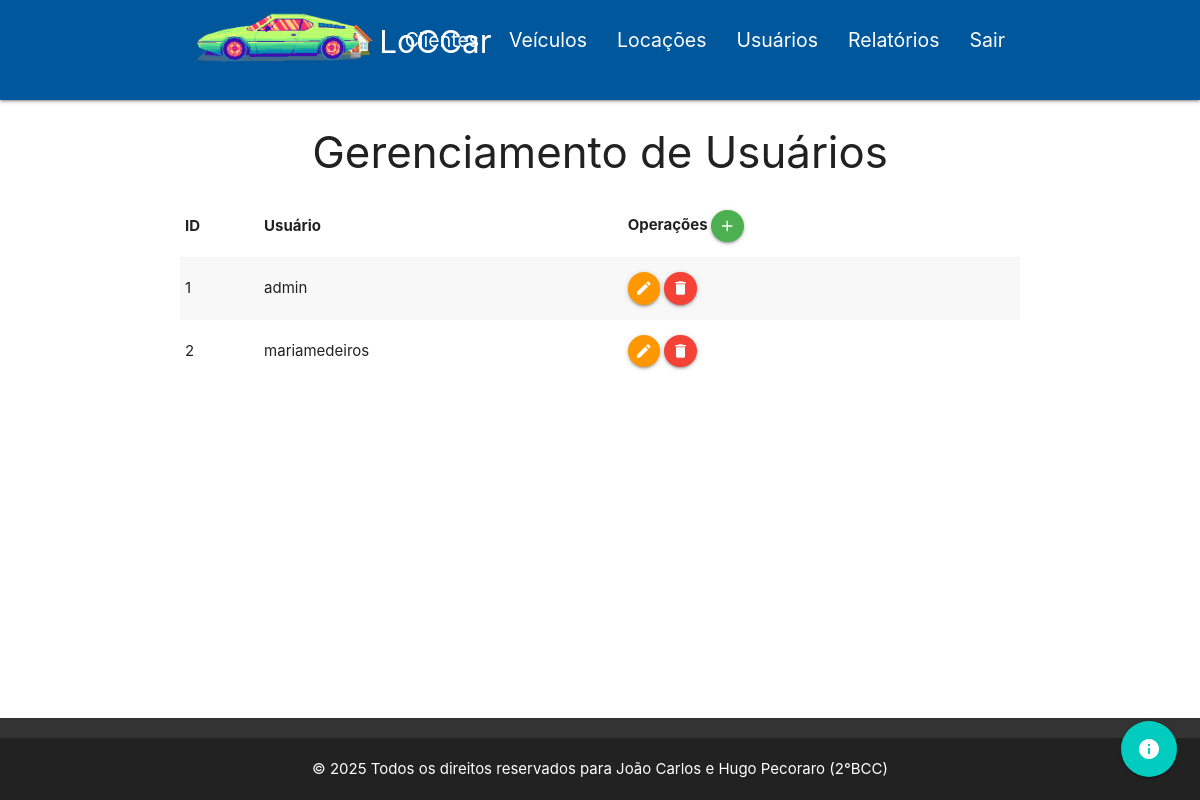
Page /VIEW/usuarios/lstUsuario.php (signed in) on the committed database.
### tables this page shows
CREATE TABLE `usuario` (
  `id` int(11) NOT NULL,
  `usuario` varchar(50) NOT NULL,
  `senha` varchar(32) NOT NULL
);

### DAL/usuario.php (called while the page is built, shortened)
<?php
include_once $_SERVER['DOCUMENT_ROOT'] . '/locadora_carros/MODEL/usuario.php';
include_once $_SERVER['DOCUMENT_ROOT'] . '/locadora_carros/DAL/conexao.php';
class UsuarioDAL {
    public function Select() {
        $sql = "SELECT * FROM usuario;";
        $con = Conexao::conectar();
        $registros = $con->query($sql);
        $lstUsuarios = [];
        foreach ($registros as $linha) {
            $usuario = new \MODEL\Usuario();
            $usuario->setId($linha['id']);
            $usuario->setUsuario($linha['usuario']);
            $lstUsuarios[] = $usuario;
        }
        return $lstUsuarios;
    }
}
?>

### DAL/conexao.php (called while the page is built, shortened)
<?php
class Conexao {
    private static $dbNome = 'locadora_carros';
    private static $dbHost = 'localhost';
    private static $dbUsuario = 'root';
    private static $dbSenha = '';
    private static $cont = null;
    public static function conectar() {
        if (self::$cont == null) {
            try {
                self::$cont = new PDO("mysql:host=" . self::$dbHost . ";dbname=" . self::$dbNome, self::$dbUsuario, self::$dbSenha);
            } catch (\PDOException $exception) {
                die($exception->getMessage());
            }
        }
        return self::$cont;
    }
    public static function desconectar() {
        self::$cont = null;
        return self::$cont;
    }
}
?>

### MODEL/usuario.php (called while the page is built, shortened)
<?php
class Usuario {
    private ?int $id;
    private ?string $usuario;
    public function getId(): ?int {
        return $this->id;
    }
    public function setId(int $id) {
        $this->id = $id;
    }
    public function getUsuario(): ?string {
        return $this->usuario;
    }
    public function setUsuario(string $usuario) {
        $this->usuario = $usuario;
    }
}
?>

### VIEW/usuarios/lstUsuario.php (the view, shortened to what this page needs)
<?php
include_once $_SERVER['DOCUMENT_ROOT'] . '/locadora_carros/DAL/usuario.php';
include_once $_SERVER['DOCUMENT_ROOT'] . '/locadora_carros/VIEW/menus/menu.php';
$dalUsuario = new \DAL\UsuarioDAL();
$lstUsuarios = $dalUsuario->Select();
?>
<div class="container">
    <h3 class="center-align">Gerenciamento de Usuários</h3>
    <table class="striped responsive-table">
        <thead>
            <tr>
                <th>ID</th>
                <th>Usuário</th>
                <th>Operações
                    <a class="btn-floating btn-small waves-effect waves-light green" onclick="JavaScript:location.href='frmInsUsuario.php'">
                        <i class="material-icons">add</i>
                    </a>
                </th>
            </tr>
        </thead>
        <tbody>
            <?php foreach ($lstUsuarios as $usuario) { ?>
                <tr>
                    <td><?php echo $usuario->getId(); ?></td>
                    <td><?php echo $usuario->getUsuario(); ?></td>
                    <td>
                        <a class="btn-floating btn-small waves-effect waves-light orange" onclick="JavaScript:location.href='frmEdtUsuario.php?id=<?php echo $usuario->getId(); ?>'">
                            <i class="material-icons">edit</i>
                        </a>
                        <a class="btn-floating btn-small waves-effect waves-light red" onclick="remover(<?php echo $usuario->getId(); ?>, '<?php echo $usuario->getUsuario(); ?>')">
                            <i class="material-icons">delete</i>
                        </a>
                    </td>
                </tr>
            <?php } ?>
        </tbody>
    </table>
</div>
<?php include_once $_SERVER['DOCUMENT_ROOT'] . '/locadora_carros/VIEW/menus/footer.php'; ?>

### VIEW/menus/menu.php (shortened to what this page needs)
<!DOCTYPE html>
<html lang="pt-br">
<head>
    <link rel="stylesheet" href="https://cdnjs.cloudflare.com/ajax/libs/materialize/1.0.0/css/materialize.min.css">
</head>
<body>
    <nav class="light-blue darken-4" style="height: 100px; line-height: 80px;">
        <div class="nav-wrapper container">
            <a href="/locadora_carros/VIEW/menus/home.php" class="brand-logo">
                <img src="/locadora_carros/VIEW/imagens/teto.GIF" style="height: 80px; vertical-align: middle; ">
                <span style="vertical-align: middle;">LoCCar</span>
            </a>
            <ul class="right hide-on-med-and-down">
                <li><a href="/locadora_carros/VIEW/menus/home.php" style="font-size: 2em;">🏠</a></li>
                <li><a href="/locadora_carros/VIEW/cliente/lstCliente.php" style="font-size: 1.3em;">Clientes</a></li>
                <li><a href="/locadora_carros/VIEW/veiculo/lstVeiculo.php" style="font-size: 1.3em;">Veículos</a></li>
                <li><a href="/locadora_carros/VIEW/locacao/lstLocacao.php" style="font-size: 1.3em;">Locações</a></li>
                <li><a href="/locadora_carros/VIEW/usuarios/lstUsuario.php" style="font-size: 1.3em;">Usuários</a></li>
                <li><a href="/locadora_carros/VIEW/relatorios/menu_relatorios.php" style="font-size: 1.3em;">Relatórios</a></li>
                <li><a href="/locadora_carros/VIEW/menus/logout.php" style="font-size: 1.3em;">Sair</a></li>
            </ul>
        </div>
    </nav>
</body>
</html>

### VIEW/menus/footer.php (shortened to what this page needs)
<body style="margin:0; min-height:100vh; display:flex; flex-direction:column;">
    <main style="flex:1;">
        </main>
    <footer class="page-footer" style="background-color: #333;">
        <div class="footer-copyright" style="background-color: #222;">
            <div class="container center-align" style="color:white; padding:10px;">
                © 2025 Todos os direitos reservados para João Carlos e Hugo Pecoraro (2°BCC)
            </div>
        </div>
    </footer>
    <div class="fixed-action-btn">
        <a class="btn-floating btn-large modal-trigger" href="#credits-modal" style="background-color: #02ccbf;">
            <i class="large material-icons">info</i>
        </a>
    </div>
</body>

### rows in the picture
usuario: id "1", usuario "admin"
usuario: id "2", usuario "mariamedeiros"
